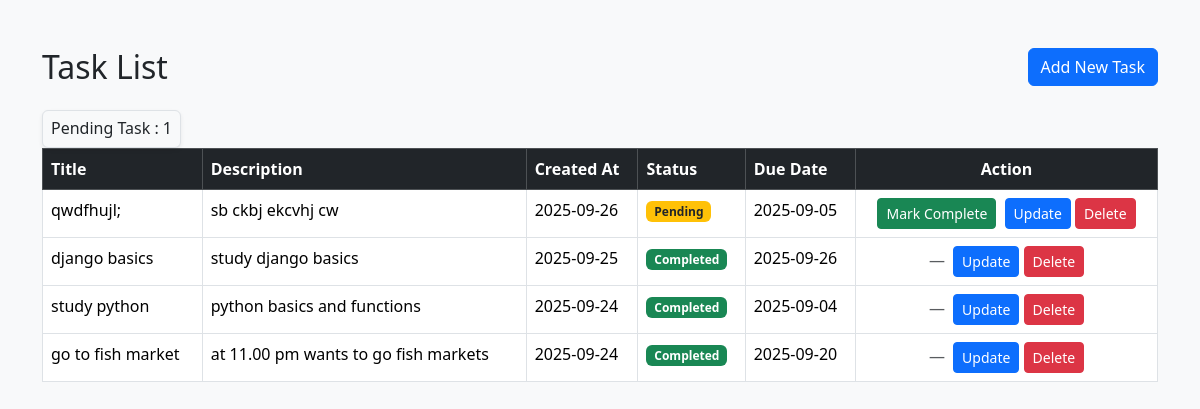
Before: / with the older database file.
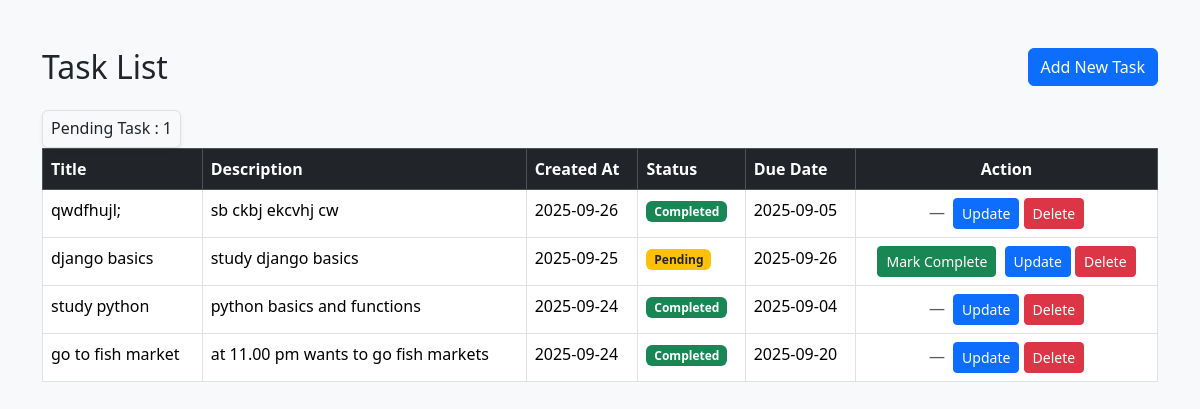
After: the same page with the newer database file.
### tasks/models.py (models this page shows, shortened)
class Task(models.Model):
    title = models.CharField(max_length=200)
    description = models.TextField()
    created_at = models.DateTimeField(auto_now_add=True)
    complete_task = models.BooleanField(default=False)
    due_date = models.DateField(null=True, blank=True)

### tasks/views.py (the view)
# urls.py: path('', views.task_list, name='task_list'),
def task_list(request):
    tasks = Task.objects.all().order_by('-created_at')
    false = Task.objects.all().filter(complete_task = False).count()
    return render(request, 'task_list.html', {'tasks': tasks,
                                                'false':false})

### template/task_list.html (shortened to what this page needs)
<!DOCTYPE html>
<html lang="en">
<head>
    <link href="https://cdn.jsdelivr.net/npm/bootstrap@5.3.2/dist/css/bootstrap.min.css" rel="stylesheet">
</head>
<body class="bg-light">
<div class="container mt-5">
    <div class="d-flex justify-content-between align-items-center mb-4">
        <h2 class="mb-0">Task List</h2>
        <a href="{% url 'addtask_view' %}" class="btn btn-primary"> Add New Task</a>
    </div>
    <div class="border rounded p-2 d-inline-block bg-light shadow-sm gap-3">
        <h6 class="mb-0 ">Pending Task : {{false}}</h6>
    </div>
        <div>
        <div class="card-body p-0">
            <table class="table table-hover table-bordered ">
                <thead class="table-dark">
                    <tr>
                        <th>Title</th>
                        <th>Description</th>
                        <th>Created At</th>
                        <th>Status</th>
                        <th>Due Date</th>
                        <th class="text-center">Action</th>
                    </tr>
                </thead>
                <tbody>
                {% for task in tasks %}
                    <tr>
                        <td>{{ task.title }}</td>
                        <td>{{ task.description }}</td>
                        <td>{{ task.created_at|date:"Y-m-d" }}</td>
                        <td>
                            {% if task.complete_task %}
                                <span class="badge bg-success">Completed</span>
                            {% else %}
                                <span class="badge bg-warning text-dark">Pending</span>
                            {% endif %}
                        </td>
                        <td>{{ task.due_date|date:"Y-m-d" }}</td>
                        <td class="text-center">
                            {% if not task.complete_task %}
                                <a href="{% url 'complete_task' task.id %}" class="btn btn-sm btn-success"> Mark Complete</a>
                            {% else %}
                                <span class="text-muted">—</span>
                            {% endif %}
                            <a href="{% url 'update_task' task.id %}" class="btn btn-sm btn-primary ms-1"> Update</a>
                            <a href="{% url 'delete_task' task.id %}" class="btn btn-sm btn-danger"
                            onclick="return confirm('Are you sure you want to delete this task?');">
                            Delete
                        </a>
                        </td>
                    </tr>
                {% empty %}
                    <tr>
                        <td colspan="6" class="text-center text-muted">No tasks found.</td>
                    </tr>
                {% endfor %}
                </tbody>
            </table>
        </div>
    </div>
</div>
</body>
</html>

Changed rows visible on the page:
changed Task "qwdfhujl;": complete_task "Pending Mark Complete" → "Completed —"
changed Task "django basics": complete_task "Completed —" → "Pending Mark Complete"
